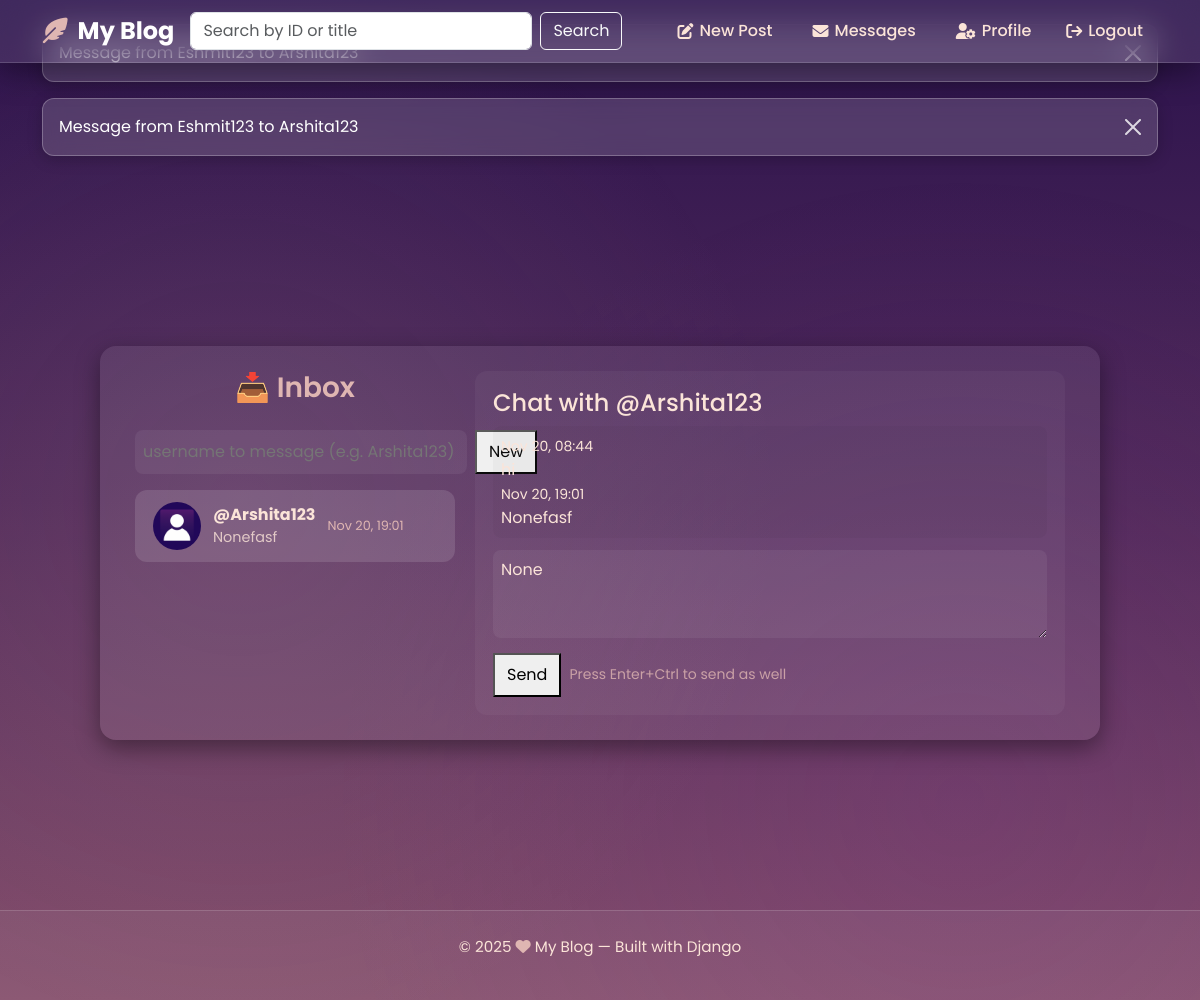
The app's page /chat/Arshita123/ (signed in) with its own data.
### blog/models.py (models this page shows, shortened)
class Message(models.Model):
    sender = models.ForeignKey(User, related_name='sent_messages', on_delete=models.CASCADE)
    receiver = models.ForeignKey(User, related_name='received_messages', on_delete=models.CASCADE)
    subject = models.CharField(max_length=200, blank=True, default='')
    body = models.TextField()
    timestamp = models.DateTimeField(auto_now_add=True)
    is_read = models.BooleanField(default=False)
    def __str__(self):
        return f'Message from {self.sender} to {self.receiver}'

class Profile(models.Model):
    user = models.OneToOneField(User, on_delete=models.CASCADE)
    bio = models.TextField(blank=True, null=True)
    image = models.ImageField(upload_to='profile_pics/', default='default.jpg')
    followers = models.ManyToManyField('self', symmetrical=False, blank=True, related_name='following')

### blog/views.py (the view)
# urls.py: path('chat/<str:username>/', views.chat_view, name='chat'),
@login_required
def chat_view(request, username):
    user2 = get_object_or_404(User, username=username)
    messages_qs = Message.objects.filter(
        Q(sender=request.user, receiver=user2) | Q(sender=user2, receiver=request.user)
    ).order_by('timestamp')
    Message.objects.filter(receiver=request.user, sender=user2, is_read=False).update(is_read=True)
    all_msgs = Message.objects.filter(Q(sender=request.user) | Q(receiver=request.user)).order_by('-timestamp')
    conv_map = {}
    for msg in all_msgs:
        partner = msg.receiver if msg.sender == request.user else msg.sender
        if partner.username not in conv_map:
            unread_count = Message.objects.filter(sender=partner, receiver=request.user, is_read=False).count()
            conv_map[partner.username] = {
                'partner': partner,
                'last_msg': msg,
                'unread': unread_count
            }
    conversations = sorted(conv_map.values(), key=lambda x: x['last_msg'].timestamp, reverse=True)
    last_id = messages_qs.last().pk if messages_qs.exists() else 0
    if request.method == 'POST':
        form = MessageForm(request.POST)
        if form.is_valid():
            msg = form.save(commit=False)
            msg.sender = request.user
            msg.receiver = user2
            msg.save()
            return redirect('chat', username=username)
    else:
        form = MessageForm()
    return render(request, 'blog/chat.html', {
        'user2': user2,
        'messages': messages_qs,
        'form': form,
        'conversations': conversations,
        'last_id': last_id,
    })

### blog/forms.py
class MessageForm(forms.ModelForm):
    body = forms.CharField(
        widget=forms.Textarea(attrs={
            'rows': 3,
            'placeholder': 'Type your message...'
        }),
        label=''
    )
    class Meta:
        model = Message
        fields = ['body']

### blog/context_processors.py (called while the page is built)
def blog_settings(request):
    setting = None
    try:
        setting = BlogSetting.objects.first()
    except Exception:
        setting = None
    return {'blog_setting': setting}

### blog/templates/blog/chat.html (shortened to what this page needs)
{% extends 'blog/base.html' %}
{% block content %}
<div class="inbox-container" style="max-width:1000px;display:grid;grid-template-columns:320px 1fr;gap:20px;">
  <div>
    <h3>📥 Inbox</h3>
    <div style="margin:8px 0 16px;">
      <form id="compose-form" onsubmit="event.preventDefault(); composeToUser();" style="display:flex;gap:8px;">
        <input id="compose-username" type="text" placeholder="username to message (e.g. Arshita123)" style="flex:1;padding:8px;border-radius:8px;border:none;background:rgba(255,255,255,0.06);color:#FBE4D8;" />
        <button type="submit" class="btn-follow" style="padding:8px 12px;">New</button>
      </form>
    </div>
    <div class="user-list">
      {% for conv in conversations %}
        <a href="{% url 'chat' conv.partner.username %}">
          <div style="display:flex;align-items:center;gap:12px;">
            <img src="{{ conv.partner.profile.image.url|default:'https://via.placeholder.com/48' }}" style="width:48px;height:48px;border-radius:50%;object-fit:cover;" />
            <div style="flex:1;">
              <strong>@{{ conv.partner.username }}</strong>
              <div class="msg-preview">{{ conv.last_msg.body|truncatewords:12 }}</div>
            </div>
            <span class="timestamp">{{ conv.last_msg.timestamp|date:"M d, H:i" }}</span>
          </div>
        </a>
      {% empty %}
        <p class="text-center">No conversations yet.</p>
      {% endfor %}
    </div>
  </div>
  <div style="background:rgba(255,255,255,0.04);border-radius:12px;padding:18px;">
    <h4 style="margin-top:0;">Chat with @{{ user2.username }}</h4>
    <div id="messages-container" style="max-height:520px;overflow:auto;padding:8px;border-radius:8px;background:rgba(0,0,0,0.03);">
      {% for msg in messages %}
        {% include 'blog/_message.html' with msg=msg %}
      {% empty %}
        <p>No messages yet. Say hello 👋</p>
      {% endfor %}
    </div>
    <div style="margin-top:12px;">
      <form id="message-form" onsubmit="event.preventDefault(); sendMessage();">
        <textarea id="message-body" name="body" rows="3" placeholder="Type a message..." style="width:100%;padding:8px;border-radius:8px;border:none;background:rgba(255,255,255,0.06);color:#FBE4D8;">{{ form.body.value }}</textarea>
        <div style="display:flex;gap:8px;margin-top:8px;align-items:center;">
          <button id="send-btn" type="submit" class="btn-follow" style="padding:8px 12px;">Send</button>
          <small style="opacity:0.8;color:#DFB6B2;">Press Enter+Ctrl to send as well</small>
        </div>
      </form>
    </div>
  </div>
</div>
{% endblock %}

### blog/templates/blog/base.html (shortened to what this page needs)
<!DOCTYPE html>
<html lang="en">
<head>
  <link rel="stylesheet" href="https://cdnjs.cloudflare.com/ajax/libs/font-awesome/6.5.0/css/all.min.css">
  <link href="https://cdn.jsdelivr.net/npm/bootstrap@5.3.3/dist/css/bootstrap.min.css" rel="stylesheet" />
</head>
<body
  {% comment %}Apply the site-level background from `blog_setting` (admin-managed).{% endcomment %}
  >
  <nav class="navbar navbar-expand-lg fixed-top">
    <div class="container">
      <a class="navbar-brand" href="{% url 'home' %}">
        <i class="fa-solid fa-feather-pointed"></i> My Blog
      </a>
      <div class="collapse navbar-collapse" id="navbarNav">
        <form class="d-flex me-auto" method="get" action="{% url 'search_all' %}">
          <input class="form-control me-2" type="search" name="q" placeholder="Search by ID or title" aria-label="Search" style="min-width:220px;">
          <button class="btn btn-outline-light" type="submit">Search</button>
        </form>
        <ul class="navbar-nav ms-auto">
          {% if user.is_authenticated %}
            <li class="nav-item">
              <a class="nav-link" href="{% url 'post_new' %}">
                <i class="fa-solid fa-pen-to-square"></i> New Post
              </a>
            </li>
            <li class="nav-item">
              <a class="nav-link" href="{% url 'inbox' %}">
                <i class="fa-solid fa-envelope"></i> Messages
              </a>
            </li>
            <li class="nav-item">
              <a class="nav-link" href="{% url 'profile' user.username %}">
                <i class="fa-solid fa-user-gear"></i> Profile
              </a>
            </li>
            <li class="nav-item">
              <form method="post" action="{% url 'logout' %}">
                <button type="submit" class="logout-btn">
                  <i class="fa-solid fa-arrow-right-from-bracket"></i> Logout
                </button>
              </form>
            </li>
          {% endif %}
        </ul>
      </div>
    </div>
  </nav>
  {% if messages %}
  <div class="container mt-4">
    {% for message in messages %}
      <div class="alert alert-{{ message.tags }} alert-dismissible fade show" role="alert">
        {{ message }}
        <button type="button" class="btn-close btn-close-white" data-bs-dismiss="alert"></button>
      </div>
    {% endfor %}
  </div>
  {% endif %}
  <div class="container content-wrapper">
    {% block content %}{% endblock %}
  </div>
  <footer>
    <p>© {{ year|default:"2025" }} <i class="fa-solid fa-heart"></i> My Blog — Built with Django</p>
  </footer>
</body>
</html>

### blog/templates/blog/_message.html (shortened to what this page needs)
<div class="msg-bubble {% if msg.sender == request.user %}outgoing{% else %}incoming{% endif %}" data-msg-id="{{ msg.pk }}">
  <div class="bubble-meta">
    {% if msg.sender != request.user %}<strong>@{{ msg.sender.username }}</strong> • {% endif %}<small class="time">{{ msg.timestamp|date:"M d, H:i" }}</small>
  </div>
  <div class="bubble-body">{{ msg.body|linebreaksbr }}</div>
</div>

### blog/templates/blog/base.html (style rules this page uses)
* { margin: 0; padding: 0; box-sizing: border-box; }
body { background: linear-gradient(135deg, #1e0a35 0%, #3b185f 50%, #7a2c91 100%); background-attachment: fixed; font-family: 'Poppins', sans-serif; color: #fdf5f5; margin: 0; padding: 0; min-height: 100vh; position: relative; overflow-x: hidden; }
body::before { content: ''; position: fixed; top: 0; left: 0; width: 100%; height: 100%; background: radial-gradient(circle at 20% 50%, rgba(223, 182, 178, 0.1) 0%, transparent 50%), radial-gradient(circle at 80% 80%, rgba(122, 44, 145, 0.15) 0%, transparent 50%); pointer-events: none; z-index: 0; }
.navbar { background: rgba(255, 255, 255, 0.08); backdrop-filter: blur(15px); box-shadow: 0 8px 32px rgba(0, 0, 0, 0.4); border-bottom: 1px solid rgba(255, 255, 255, 0.15); transition: all 0.3s ease; }
.navbar-brand { font-weight: 700; font-size: 1.5rem; color: #fff !important; display: flex; align-items: center; transition: transform 0.3s ease; }
.navbar-brand i { color: #dfb6b2; margin-right: 10px; font-size: 1.6rem; animation: float 3s ease-in-out infinite; }
.nav-link { color: #fbe4d8 !important; font-weight: 500; transition: all 0.3s ease; display: flex; align-items: center; gap: 6px; padding: 8px 15px !important; border-radius: 8px; margin: 0 5px; }
.nav-link i { transition: transform 0.3s ease; }
.logout-btn { background: none; border: none; color: #fbe4d8 !important; font-weight: 500; cursor: pointer; display: flex; align-items: center; gap: 6px; transition: all 0.3s ease; padding: 8px 15px; border-radius: 8px; }
.content-wrapper { margin-top: 100px; padding: 30px 20px; position: relative; z-index: 1; animation: fadeIn 0.6s ease-in; }
.alert { background: rgba(255, 255, 255, 0.15); color: #fff; border: 1px solid rgba(255, 255, 255, 0.25); border-radius: 12px; backdrop-filter: blur(10px); box-shadow: 0 4px 15px rgba(0, 0, 0, 0.2); animation: slideDown 0.4s ease-out; }
.btn-close-white { filter: invert(1); opacity: 0.8; transition: opacity 0.3s ease; }
footer { margin-top: 80px; padding: 25px 0; text-align: center; background: rgba(255, 255, 255, 0.06); border-top: 1px solid rgba(255, 255, 255, 0.15); color: #fbe4d8; font-size: 0.95rem; position: relative; z-index: 1; }
footer i { color: #dfb6b2; animation: heartbeat 1.5s ease-in-out infinite; }

### blog/templates/blog/chat.html (style rules this page uses)
body { background: linear-gradient(180deg, #2B124C, #522B5B, #854F6C); font-family: 'Poppins', sans-serif; color: #FBE4D8; min-height: 100vh; margin: 0; }
.inbox-container { max-width: 600px; margin: 60px auto; background: rgba(255, 255, 255, 0.08); padding: 25px 35px; border-radius: 16px; box-shadow: 0 8px 25px rgba(0, 0, 0, 0.4); }
.inbox-container h3 { text-align: center; margin-bottom: 25px; color: #DFB6B2; font-weight: 600; }
.user-list a { display: flex; justify-content: space-between; align-items: center; background: rgba(255, 255, 255, 0.12); padding: 12px 18px; border-radius: 12px; margin-bottom: 12px; color: #FBE4D8; text-decoration: none; transition: 0.3s; }
.msg-preview { font-size: 0.9rem; opacity: 0.8; }
.timestamp { font-size: 0.8rem; color: #DFB6B2; }

### records on screen
Message: sender+receiver "Message from Eshmit123 to Arshita123", timestamp "Nov 20, 08:44", body "hi"
Message: sender+receiver "Message from Eshmit123 to Arshita123", timestamp "Nov 20, 19:01", body "Nonefasf"

### other values on screen
{{ conv.partner.username }} "Arshita123"
{{ conv.last_msg.body|truncatewords:12 }} "Nonefasf"
{{ conv.last_msg.timestamp|date:"M d, H:i" }} "Nov 20, 19:01"
{{ user2.username }} "Arshita123"
{{ year|default:"2025" }} "2025"
